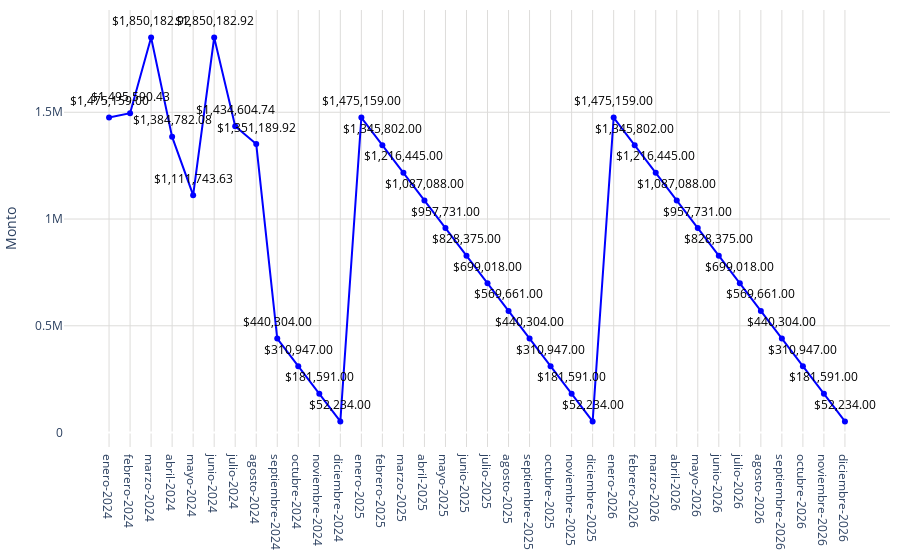

Source (notebook cell):
### Code cell
# Datos
año = nueva_conteo_pachuca['label']
promedio = nueva_conteo_pachuca['precio_promedio']

# Crear una función para formatear los valores grandes en palabras en español
def formatear_numero(valor):
    if valor >= 1_000_000_000_000:
        return f'{valor / 1_000_000_000:.2f} billones'
    elif valor >= 1_000_000_000:
        return f'{valor / 1_000_000_000:.0f} mil millones'  # Mil millones
    elif valor >= 1_000_000:
        return f'{valor / 1_000_000:.0f} millones'  # Millones
    elif valor >= 1_000:
        return f'{valor / 1_000:.0f} mil'  # Mil
    else:
        return str(valor)
# Configurar los valores y el texto del eje Y
tickvals = [4150000000000, 4160000000000, 4170000000000]
ticktext = [formatear_numero(val) for val in tickvals]

fig = go.Figure()
fig.add_trace(go.Scatter(
    x=año,
    y=promedio,
    mode='markers+lines',
    marker=dict(color='blue'),
))
# Agregar anotaciones para mostrar los valores encima de los puntos
for a, p in zip(año, promedio):
    fig.add_annotation(
        x=a,
        y=p,
        text=f"${p:,.2f}",  # Formatear el valor del promedio como moneda
        showarrow=False,
        font=dict(color='black', size=12),
        xshift=0,
        yshift=17,
        textangle=0
    )
# Actualizar diseño
fig.update_layout(
    #title='Plusvalía estimada',   
    yaxis=dict(
        title="Monto",
        gridwidth=1,  # Ancho de las líneas de la cuadrícula
        gridcolor='#dddcda', 

    ),
    xaxis=dict(
        gridcolor='#dddcda', 
        tickmode='array',
        tickvals=año,
        ticktext=año
    ),
    plot_bgcolor='rgba(0,0,0,0)',
        margin=dict(l=10, r=10, t=10, b=10)

)
# Exportar gráfica como archivo HTML
def guardar_grafico_como_html(fig, nombre_archivo, carpeta='graficas'):
    # Crear la carpeta si no existe
    if not os.path.exists(carpeta):
        os.makedirs(carpeta)
    
    # Gráfica como archivo HTML en la carpeta especificada
    pio.write_html(fig, f'{carpeta}/{nombre_archivo}.html')

guardar_grafico_como_html(fig, 'g_scatt_plusvaliaestimada', carpeta='graficas')
fig.show()

### Figure 1 — Plotly figure (JSON) as saved in the notebook; plotly's stock layout.template omitted (floating-point values rounded to 4 significant figures)
{"data": [{"marker": {"color": "blue"}, "mode": "markers+lines", "type": "scatter", "x": ["enero-2024", "febrero-2024", "marzo-2024", "abril-2024", "mayo-2024", "junio-2024", "julio-2024", "agosto-2024", "septiembre-2024", "octubre-2024", "noviembre-2024", "diciembre-2024", "enero-2025", "febrero-2025", "marzo-2025", "abril-2025", "mayo-2025", "junio-2025", "julio-2025", "agosto-2025", "septiembre-2025", "octubre-2025", "noviembre-2025", "diciembre-2025", "enero-2026", "febrero-2026", "marzo-2026", "abril-2026", "mayo-2026", "junio-2026", "julio-2026", "agosto-2026", "septiembre-2026", "octubre-2026", "noviembre-2026", "diciembre-2026"], "y": [1475159, 1496000.0, 1850000.0, 1385000.0, 1112000.0, 1850000.0, 1435000.0, 1351000.0, 440304, 310947, 181591, 52234, 1475159, 1345802, 1216445, 1087088, 957731, 828375, 699018, 569661, 440304, 310947, 181591, 52234, 1475159, 1345802, 1216445, 1087088, 957731, 828375, 699018, 569661, 440304, 310947, 181591, 52234]}], "layout": {"annotations": [{"font": {"color": "black", "size": 12}, "showarrow": false, "text": "$1,475,159.00", "textangle": 0, "x": "enero-2024", "xshift": 0, "y": 1475159, "yshift": 17}, {"font": {"color": "black", "size": 12}, "showarrow": false, "text": "$1,495,590.43", "textangle": 0, "x": "febrero-2024", "xshift": 0, "y": 1496000.0, "yshift": 17}, {"font": {"color": "black", "size": 12}, "showarrow": false, "text": "$1,850,182.92", "textangle": 0, "x": "marzo-2024", "xshift": 0, "y": 1850000.0, "yshift": 17}, {"font": {"color": "black", "size": 12}, "showarrow": false, "text": "$1,384,782.08", "textangle": 0, "x": "abril-2024", "xshift": 0, "y": 1385000.0, "yshift": 17}, {"font": {"color": "black", "size": 12}, "showarrow": false, "text": "$1,111,743.63", "textangle": 0, "x": "mayo-2024", "xshift": 0, "y": 1112000.0, "yshift": 17}, {"font": {"color": "black", "size": 12}, "showarrow": false, "text": "$1,850,182.92", "textangle": 0, "x": "junio-2024", "xshift": 0, "y": 1850000.0, "yshift": 17}, {"font": {"color": "black", "size": 12}, "showarrow": false, "text": "$1,434,604.74", "textangle": 0, "x": "julio-2024", "xshift": 0, "y": 1435000.0, "yshift": 17}, {"font": {"color": "black", "size": 12}, "showarrow": false, "text": "$1,351,189.92", "textangle": 0, "x": "agosto-2024", "xshift": 0, "y": 1351000.0, "yshift": 17}, {"font": {"color": "black", "size": 12}, "showarrow": false, "text": "$440,304.00", "textangle": 0, "x": "septiembre-2024", "xshift": 0, "y": 440304, "yshift": 17}, {"font": {"color": "black", "size": 12}, "showarrow": false, "text": "$310,947.00", "textangle": 0, "x": "octubre-2024", "xshift": 0, "y": 310947, "yshift": 17}, {"font": {"color": "black", "size": 12}, "showarrow": false, "text": "$181,591.00", "textangle": 0, "x": "noviembre-2024", "xshift": 0, "y": 181591, "yshift": 17}, {"font": {"color": "black", "size": 12}, "showarrow": false, "text": "$52,234.00", "textangle": 0, "x": "diciembre-2024", "xshift": 0, "y": 52234, "yshift": 17}, {"font": {"color": "black", "size": 12}, "showarrow": false, "text": "$1,475,159.00", "textangle": 0, "x": "enero-2025", "xshift": 0, "y": 1475159, "yshift": 17}, {"font": {"color": "black", "size": 12}, "showarrow": false, "text": "$1,345,802.00", "textangle": 0, "x": "febrero-2025", "xshift": 0, "y": 1345802, "yshift": 17}, {"font": {"color": "black", "size": 12}, "showarrow": false, "text": "$1,216,445.00", "textangle": 0, "x": "marzo-2025", "xshift": 0, "y": 1216445, "yshift": 17}, {"font": {"color": "black", "size": 12}, "showarrow": false, "text": "$1,087,088.00", "textangle": 0, "x": "abril-2025", "xshift": 0, "y": 1087088, "yshift": 17}, {"font": {"color": "black", "size": 12}, "showarrow": false, "text": "$957,731.00", "textangle": 0, "x": "mayo-2025", "xshift": 0, "y": 957731, "yshift": 17}, {"font": {"color": "black", "size": 12}, "showarrow": false, "text": "$828,375.00", "textangle": 0, "x": "junio-2025", "xshift": 0, "y": 828375, "yshift": 17}, {"font": {"color": "black", "size": 12}, "showarrow": false, "text": "$699,018.00", "textangle": 0, "x": "julio-2025", "xshift": 0, "y": 699018, "yshift": 17}, {"font": {"color": "black", "size": 12}, "showarrow": false, "text": "$569,661.00", "textangle": 0, "x": "agosto-2025", "xshift": 0, "y": 569661, "yshift": 17}, {"font": {"color": "black", "size": 12}, "showarrow": false, "text": "$440,304.00", "textangle": 0, "x": "septiembre-2025", "xshift": 0, "y": 440304, "yshift": 17}, {"font": {"color": "black", "size": 12}, "showarrow": false, "text": "$310,947.00", "textangle": 0, "x": "octubre-2025", "xshift": 0, "y": 310947, "yshift": 17}, {"font": {"color": "black", "size": 12}, "showarrow": false, "text": "$181,591.00", "textangle": 0, "x": "noviembre-2025", "xshift": 0, "y": 181591, "yshift": 17}, {"font": {"color": "black", "size": 12}, "showarrow": false, "text": "$52,234.00", "textangle": 0, "x": "diciembre-2025", "xshift": 0, "y": 52234, "yshift": 17}, {"font": {"color": "black", "size": 12}, "showarrow": false, "text": "$1,475,159.00", "textangle": 0, "x": "enero-2026", "xshift": 0, "y": 1475159, "yshift": 17}, {"font": {"color": "black", "size": 12}, "showarrow": false, "text": "$1,345,802.00", "textangle": 0, "x": "febrero-2026", "xshift": 0, "y": 1345802, "yshift": 17}, {"font": {"color": "black", "size": 12}, "showarrow": false, "text": "$1,216,445.00", "textangle": 0, "x": "marzo-2026", "xshift": 0, "y": 1216445, "yshift": 17}, {"font": {"color": "black", "size": 12}, "showarrow": false, "text": "$1,087,088.00", "textangle": 0, "x": "abril-2026", "xshift": 0, "y": 1087088, "yshift": 17}, {"font": {"color": "black", "size": 12}, "showarrow": false, "text": "$957,731.00", "textangle": 0, "x": "mayo-2026", "xshift": 0, "y": 957731, "yshift": 17}, {"font": {"color": "black", "size": 12}, "showarrow": false, "text": "$828,375.00", "textangle": 0, "x": "junio-2026", "xshift": 0, "y": 828375, "yshift": 17}, {"font": {"color": "black", "size": 12}, "showarrow": false, "text": "$699,018.00", "textangle": 0, "x": "julio-2026", "xshift": 0, "y": 699018, "yshift": 17}, {"font": {"color": "black", "size": 12}, "showarrow": false, "text": "$569,661.00", "textangle": 0, "x": "agosto-2026", "xshift": 0, "y": 569661, "yshift": 17}, {"font": {"color": "black", "size": 12}, "showarrow": false, "text": "$440,304.00", "textangle": 0, "x": "septiembre-2026", "xshift": 0, "y": 440304, "yshift": 17}, {"font": {"color": "black", "size": 12}, "showarrow": false, "text": "$310,947.00", "textangle": 0, "x": "octubre-2026", "xshift": 0, "y": 310947, "yshift": 17}, {"font": {"color": "black", "size": 12}, "showarrow": false, "text": "$181,591.00", "textangle": 0, "x": "noviembre-2026", "xshift": 0, "y": 181591, "yshift": 17}, {"font": {"color": "black", "size": 12}, "showarrow": false, "text": "$52,234.00", "textangle": 0, "x": "diciembre-2026", "xshift": 0, "y": 52234, "yshift": 17}], "margin": {"b": 10, "l": 10, "r": 10, "t": 10}, "plot_bgcolor": "rgba(0,0,0,0)", "xaxis": {"gridcolor": "#dddcda", "tickmode": "array", "ticktext": ["enero-2024", "febrero-2024", "marzo-2024", "abril-2024", "mayo-2024", "junio-2024", "julio-2024", "agosto-2024", "septiembre-2024", "octubre-2024", "noviembre-2024", "diciembre-2024", "enero-2025", "febrero-2025", "marzo-2025", "abril-2025", "mayo-2025", "junio-2025", "julio-2025", "agosto-2025", "septiembre-2025", "octubre-2025", "noviembre-2025", "diciembre-2025", "enero-2026", "febrero-2026", "marzo-2026", "abril-2026", "mayo-2026", "junio-2026", "julio-2026", "agosto-2026", "septiembre-2026", "octubre-2026", "noviembre-2026", "diciembre-2026"], "tickvals": ["enero-2024", "febrero-2024", "marzo-2024", "abril-2024", "mayo-2024", "junio-2024", "julio-2024", "agosto-2024", "septiembre-2024", "octubre-2024", "noviembre-2024", "diciembre-2024", "enero-2025", "febrero-2025", "marzo-2025", "abril-2025", "mayo-2025", "junio-2025", "julio-2025", "agosto-2025", "septiembre-2025", "octubre-2025", "noviembre-2025", "diciembre-2025", "enero-2026", "febrero-2026", "marzo-2026", "abril-2026", "mayo-2026", "junio-2026", "julio-2026", "agosto-2026", "septiembre-2026", "octubre-2026", "noviembre-2026", "diciembre-2026"]}, "yaxis": {"gridcolor": "#dddcda", "gridwidth": 1, "title": {"text": "Monto"}}}}
